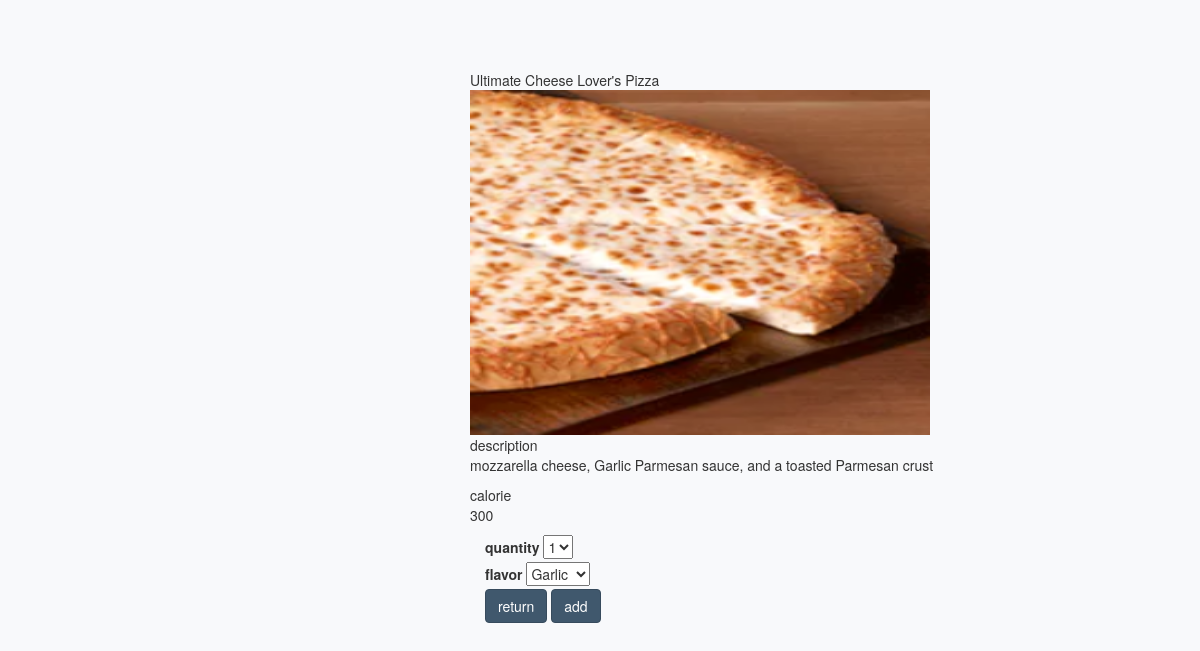
The app's page /pizza/k.php?dish_id=10 with its own data.
### tables this page shows
CREATE TABLE `dish` (
  `id` int(11) NOT NULL,
  `name` varchar(255) NOT NULL,
  `description` varchar(255) NOT NULL,
  `price` double NOT NULL,
  `category` text NOT NULL,
  `calorie` int(11) NOT NULL,
  `photo` text,
  `inventory` int(11) NOT NULL,
  `type` int(10) DEFAULT NULL
);

### pizza/static/common.php (called while the page is built, shortened)
<?php
function getConnection() {
    return mysqli_connect("localhost","root","root", "pizzapizza");
}
function getDishByID($id) {
$con = getConnection();
    $query = "SELECT * FROM dish where id = ".$id;
    $result = mysqli_query($con,$query);
    $dish_arr = [];
    while($row=mysqli_fetch_assoc($result)){
        array_push($dish_arr, $row);
    }
    return $dish_arr;
}

### pizza/k.php (the view, shortened to what this page needs)
<?php
require 'static/common.php';
if (isset($_GET['dish_id'])){
    $id = $_GET['dish_id'];
    $detail_dish = getDishByID($id);
}
?>
<!DOCTYPE html>
<html lang="en">
<head>
    <link rel="stylesheet" href="assets/bootstrap.css">
    <link rel="stylesheet" href="assets/admin.css">
</head>
<body>
<div class="main">
    <form class="login-wrap"  action="./cart_update.php?dish_id=<?php echo $id?>" method="post">
        <div class="row">
            <div class="col-4" id="name"><?php echo $detail_dish[0]['name']?></div>
        </div>
        <div class="row">
            <img src= "<?php echo $detail_dish[0]['photo']; ?>" width="460" height="345">
        </div>
        <div class="row">
            <div class="col-8">description</div>
            <p><?php echo $detail_dish[0]['description']; ?></p >
        </div>
        <div class="row">
            <div class="col-8">calorie</div>
            <p><?php echo $detail_dish[0]['calorie']; ?></p >
        </div>
        <div>
            <label for="qty">quantity</label>
            <select name="qty" id="qty">
                <option value="1">1</option>
            </select>
        </div>
        <div>
            <label for="qty">flavor</label>
            <select name="fla" id="fla">
                <option value="Garlic">Garlic</option>
            </select>
        </div>
        <div class="form-group">
            <button class="btn btn-primary" >return</button>
            <button class="btn btn-primary" type="submit">add</button>
        </div>
    </form>
</div>
</body>
</html>

### pizza/assets/admin.css (style rules this page uses)
body { background-color: #f8f9fb; -webkit-font-smoothing: antialiased; -moz-osx-font-smoothing: grayscale; }
.main { position: relative; overflow: hidden; min-width: 844px; min-height: 100vh; padding: 70px 5px 20px 185px; }

### pizza/k.php (style rules this page uses)
form { margin-left: 300px; }

### records on screen
dish: name "Ultimate Cheese Lover's Pizza", photo (picture), description "mozzarella cheese, Garlic Parmesan sauce, and a toasted Parmesan crust", calorie "300"
